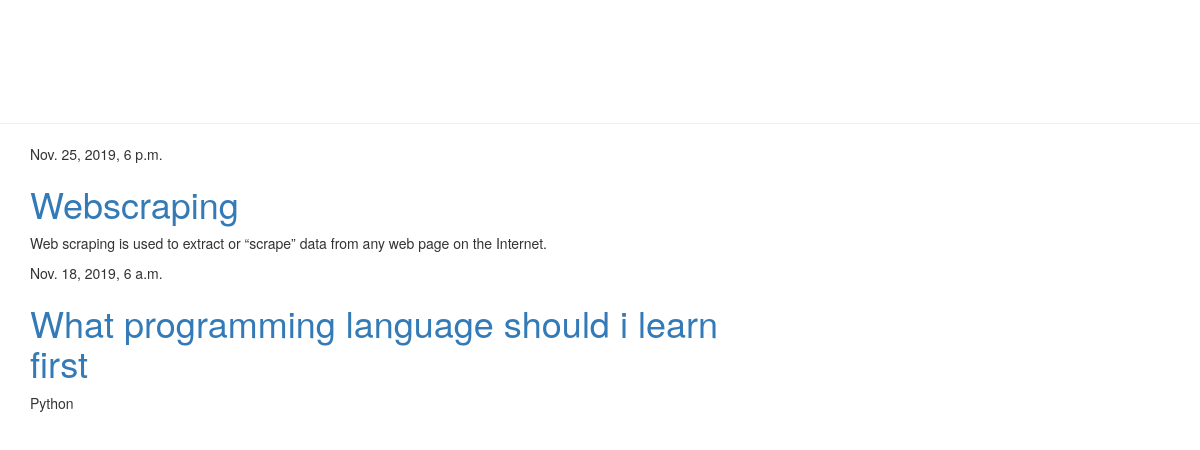
The app's page /, older data.
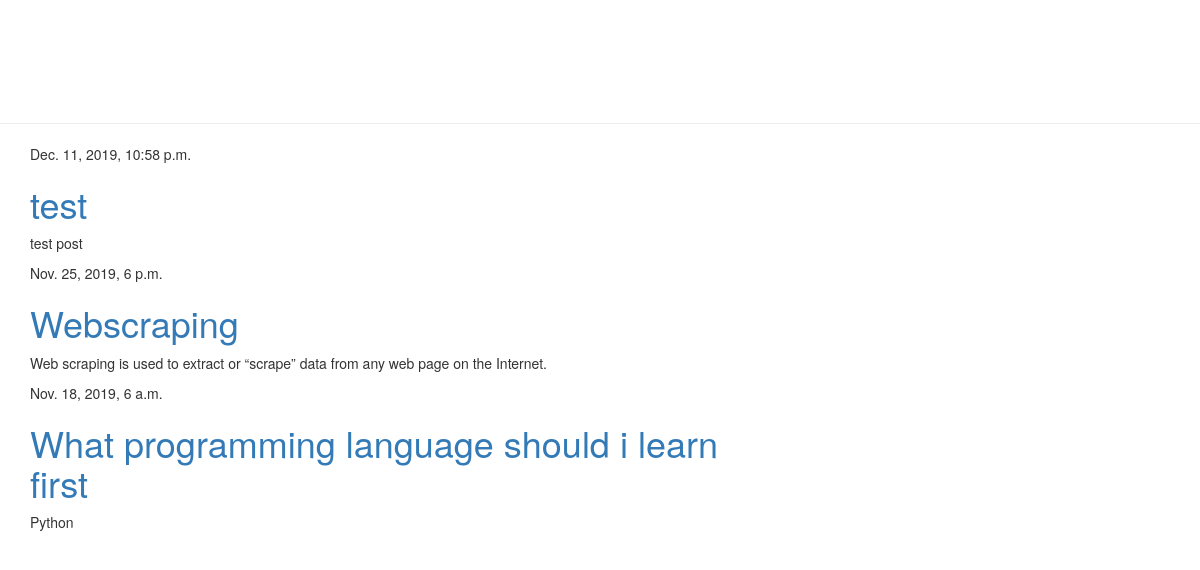
The same page, newer data.
### blog/models.py (models this page shows, shortened)
class Post(models.Model):
    author = models.ForeignKey('auth.User', on_delete=models.CASCADE)
    title = models.CharField(max_length=200)
    text = models.TextField()
    created_date = models.DateTimeField(default=timezone.now)
    published_date = models.DateTimeField(blank=True, null=True)

### blog/views.py (the view)
# urls.py: path('', views.post_list, name='post_list'),
def post_list(request):
    posts = Post.objects.filter(published_date__lte=timezone.now()).order_by('-published_date')
    stuff_for_frontend = {'posts': posts}
    return render(request, 'blog/post_list.html', stuff_for_frontend)

### blog/templates/blog/post_list.html (shortened to what this page needs)
{% extends 'blog/base.html' %}
{% block content %}
{% for post in posts %}
<div>
    <p>{{post.published_date}}</p>
    <h1><a href="{% url 'post_detail' pk=post.pk %}">{{post.title}}</a></h1>
    <p>{{ post.text|linebreaksbr }}</p>
</div>
{% endfor %}
{% endblock %}

Row changes from the older to the newer data that the page shows:
added Post: published_date "Dec. 11, 2019, 10:58 p.m.", title "test", text "test post"
